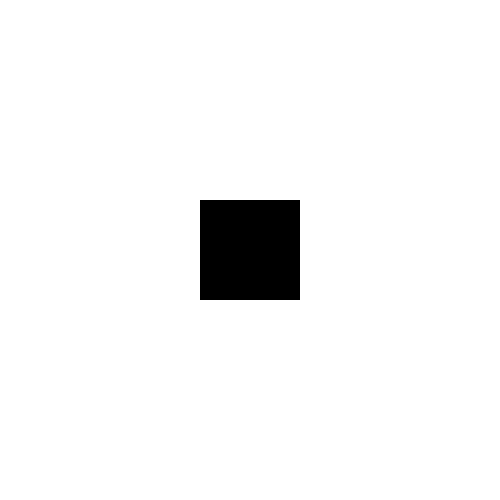
Frame 1 (no input)
Frame 60 (the mouse pressed at the canvas centre just before this capture): identical to frame 1, image omitted
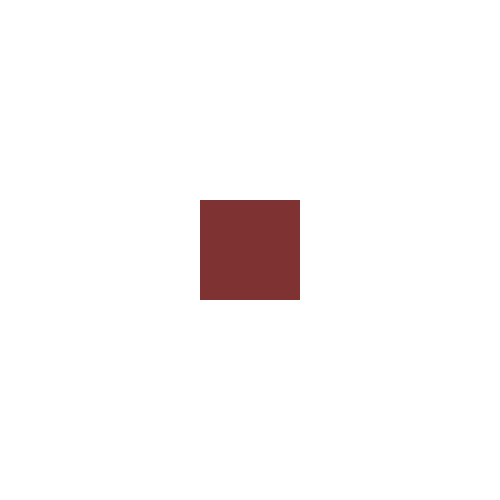
Frame 120 (the mouse held since frame 60 and released just before this capture)

The Processing sketch that drew these frames (run headless with seeded random() and noise(); from frame 60 on, the mouse is pressed at the canvas centre):

// Processing sketch: drag_drop
// ── drag_drop.pde
int posX = 250;
int posY = 250;

// setup() wird ein mal beim start ausgeführt
void setup() {
  size(500, 500);
  rectMode(CENTER);
  noStroke();
  fill(0);
}

// draw() wird als loop bspw. 60 mal/sek ausgeführt
void draw() {
  background(255);
  if (isMouseOver()) {
    fill(127, 50, 50);
  } else {
    fill(0);
  }
  rect(posX, posY, 100, 100);
}

boolean isMouseOver() {
  if (mouseX > posX - 50 && mouseX < posX + 50 &&
    mouseY > posY - 50 && mouseY < posY + 50) {
    return true;
  }
  return false;
}

void mouseDragged() {
  // wird ausgeführt wenn die maus bei gedrückter
  // maustaste bewegt wird
  if(isMouseOver()) {
    posX = posX + (mouseX - pmouseX);
    posY = posY + (mouseY - pmouseY) ;
  }
}
